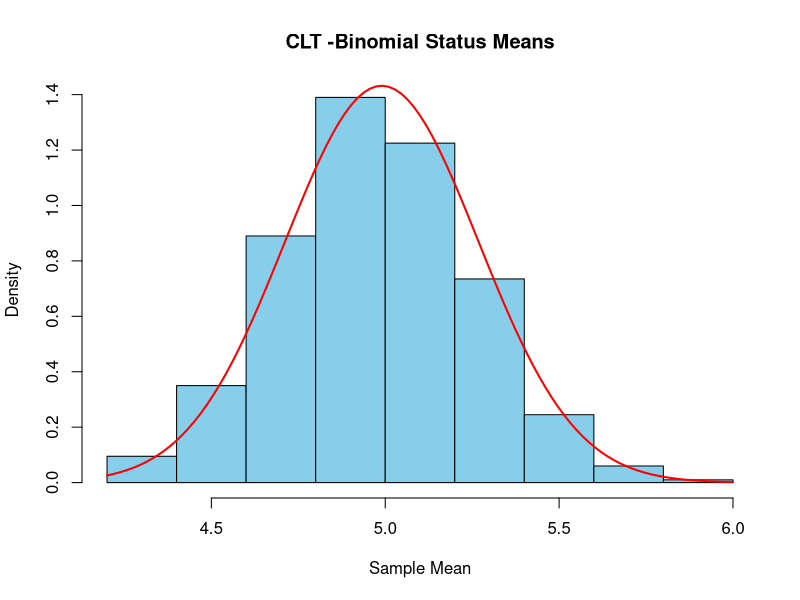
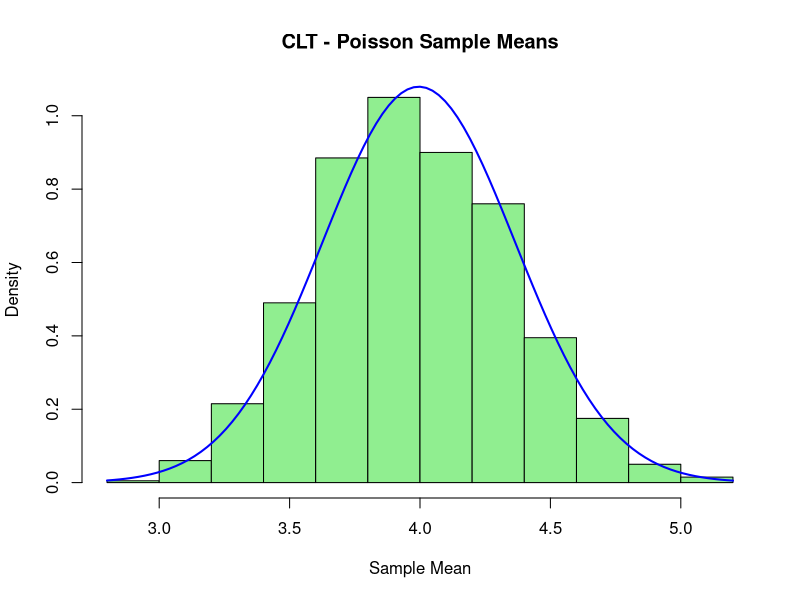
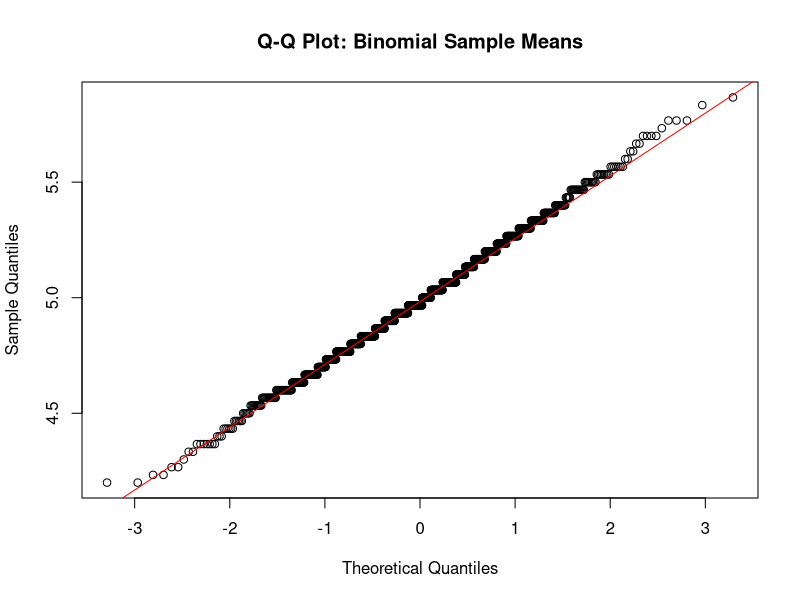
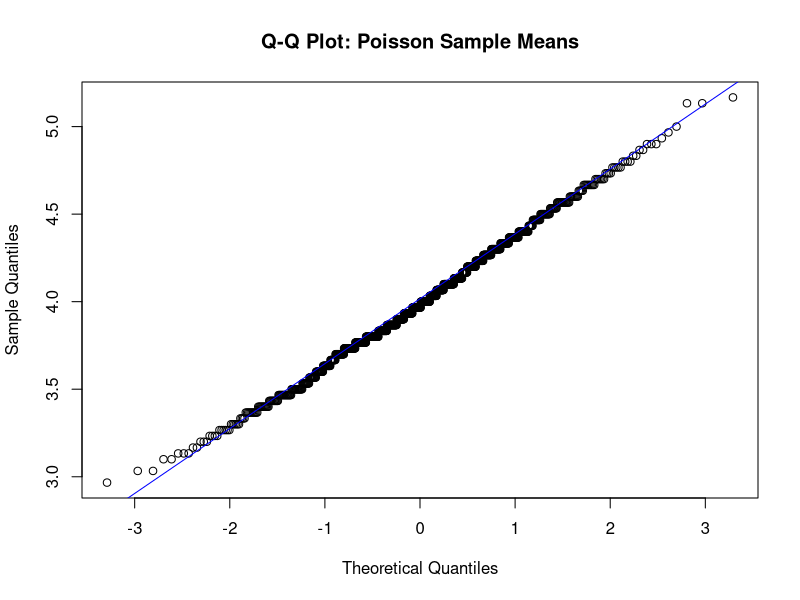

Recreate these plots in R, in order.
# Load libraries
library(ggplot2)

# Parameters
set.seed(123)        # For reproducibility
n_trials <- 1000     # Number of repeated samples
sample_size <- 30    # Size of each sample

# --- BINOMIAL DISTRIBUTION ---
binom_means <- replicate(n_trials, mean(rbinom(sample_size, size = 10, prob = 0.5)))

# --- POISSON DISTRIBUTION ---
poisson_means <- replicate(n_trials, mean(rpois(sample_size, lambda = 4)))

# --- Histogram: Binomial ---
hist(
  binom_means,
  probability = TRUE,
  col = "skyblue",
  main = "CLT -Binomial Status Means",
  xlab = "Sample Mean"
)
curve(
  dnorm(x, mean = mean(binom_means), sd = sd(binom_means)),
  add = TRUE,
  col = "red",
  lwd = 2
)

# --- Histogram: Poisson ---
hist(
  poisson_means,
  probability = TRUE,
  col = "lightgreen",
  main = "CLT - Poisson Sample Means",
  xlab = "Sample Mean"
)
curve(
  dnorm(
    x,
    mean = mean(poisson_means),
    sd = sd(poisson_means)
  ),
  add = TRUE,
  col = "blue",
  lwd = 2
)

# --- Q-Q Plot: Binomial ---
qqnorm(binom_means, main = "Q-Q Plot: Binomial Sample Means")
qqline(binom_means, col = "red")

# --- Q-Q Plot: Poisson ---
qqnorm(poisson_means, main = "Q-Q Plot: Poisson Sample Means")
qqline(poisson_means, col = "blue")